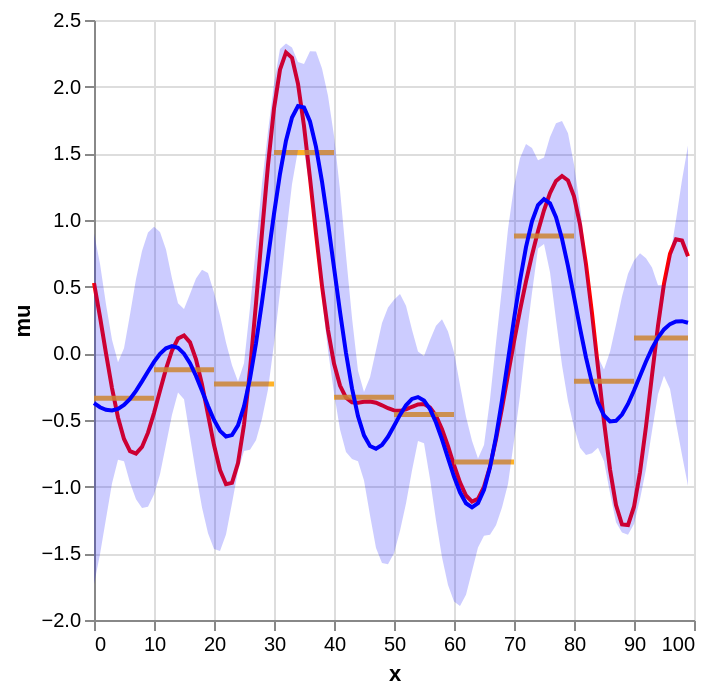

Notebook source saved alongside this figure:
### Code cell
# Extract posterior mean of mu from MCMC samples
mcmc_samples = mcmc.get_samples()
gamma_central = mcmc_samples["gamma"].mean(axis=0)
gamma_lower = jnp.percentile(mcmc_samples["gamma"], 2.5, axis=0)
gamma_upper = jnp.percentile(mcmc_samples["gamma"], 97.5, axis=0)

df_post = df_ref.copy()
df_post["gamma_central"] = gamma_central
df_post["gamma_lower"] = gamma_lower
df_post["gamma_upper"] = gamma_upper

# Visualize results
true_line = alt.Chart(df_post).mark_line(color="red").encode(x="x", y="f")
mean_line = alt.Chart(df_post).mark_line(color="blue").encode(x="x", y="gamma_central")
post_interval = (
    alt.Chart(df_post)
    .mark_area(color="blue", opacity=0.2)
    .encode(x="x", y="gamma_lower", y2="gamma_upper")
)
true_line + chart_segment + mean_line + post_interval

### Figure 1 — Vega-Lite specification as saved in the notebook (floating-point values rounded to 4 significant figures)
{"config": {"view": {"continuousWidth": 300, "continuousHeight": 300}}, "layer": [{"data": {"name": "data-11b25a8ab90bbf0d148665182b1c69a3"}, "mark": {"type": "line", "color": "red"}, "encoding": {"x": {"field": "x", "type": "quantitative"}, "y": {"field": "f", "type": "quantitative"}}}, {"data": {"name": "data-6beb733e5061ff65f95b36357174f3ad"}, "mark": {"type": "rule", "color": "orange", "opacity": 0.85, "strokeWidth": 2.5}, "encoding": {"x": {"field": "interval_min", "title": "x", "type": "quantitative"}, "x2": {"field": "interval_max"}, "y": {"field": "mu", "title": "mu", "type": "quantitative"}}}, {"data": {"name": "data-11b25a8ab90bbf0d148665182b1c69a3"}, "mark": {"type": "line", "color": "blue"}, "encoding": {"x": {"field": "x", "type": "quantitative"}, "y": {"field": "gamma_central", "type": "quantitative"}}}, {"data": {"name": "data-11b25a8ab90bbf0d148665182b1c69a3"}, "mark": {"type": "area", "color": "blue", "opacity": 0.2}, "encoding": {"x": {"field": "x", "type": "quantitative"}, "y": {"field": "gamma_lower", "type": "quantitative"}, "y2": {"field": "gamma_upper"}}}], "$schema": "https://vega.github.io/schema/vega-lite/v6.1.0.json", "datasets": {"data-11b25a8ab90bbf0d148665182b1c69a3": [{"idx": 0, "obs_interval": "[0,10)", "interval_min": 0, "interval_max": 10, "x": 0, "f": 0.5275, "mu": -0.3367, "gamma_central": -0.373, "gamma_lower": -1.732, "gamma_upper": 0.8999}, {"idx": 0, "obs_interval": "[0,10)", "interval_min": 0, "interval_max": 10, "x": 1, "f": 0.2731, "mu": -0.3367, "gamma_central": -0.4042, "gamma_lower": -1.506, "gamma_upper": 0.6727}, {"idx": 0, "obs_interval": "[0,10)", "interval_min": 0, "interval_max": 10, "x": 2, "f": -0.0004351, "mu": -0.3367, "gamma_central": -0.4236, "gamma_lower": -1.24, "gamma_upper": 0.3677}, {"idx": 0, "obs_interval": "[0,10)", "interval_min": 0, "interval_max": 10, "x": 3, "f": -0.2609, "mu": -0.3367, "gamma_central": -0.4282, "gamma_lower": -0.976, "gamma_upper": 0.1015}, {"idx": 0, "obs_interval": "[0,10)", "interval_min": 0, "interval_max": 10, "x": 4, "f": -0.4814, "mu": -0.3367, "gamma_central": -0.4164, "gamma_lower": -0.7973, "gamma_upper": -0.0662}, {"idx": 0, "obs_interval": "[0,10)", "interval_min": 0, "interval_max": 10, "x": 5, "f": -0.6426, "mu": -0.3367, "gamma_central": -0.3873, "gamma_lower": -0.809, "gamma_upper": 0.03786}, {"idx": 0, "obs_interval": "[0,10)", "interval_min": 0, "interval_max": 10, "x": 6, "f": -0.7336, "mu": -0.3367, "gamma_central": -0.3415, "gamma_lower": -0.9701, "gamma_upper": 0.2917}, {"idx": 0, "obs_interval": "[0,10)", "interval_min": 0, "interval_max": 10, "x": 7, "f": -0.7517, "mu": -0.3367, "gamma_central": -0.2812, "gamma_lower": -1.095, "gamma_upper": 0.5581}, {"idx": 0, "obs_interval": "[0,10)", "interval_min": 0, "interval_max": 10, "x": 8, "f": -0.7018, "mu": -0.3367, "gamma_central": -0.2105, "gamma_lower": -1.161, "gamma_upper": 0.7679}, {"idx": 0, "obs_interval": "[0,10)", "interval_min": 0, "interval_max": 10, "x": 9, "f": -0.5951, "mu": -0.3367, "gamma_central": -0.1356, "gamma_lower": -1.151, "gamma_upper": 0.9071}, {"idx": 1, "obs_interval": "[10,20)", "interval_min": 10, "interval_max": 20, "x": 10, "f": -0.448, "mu": -0.1235, "gamma_central": -0.06383, "gamma_lower": -1.059, "gamma_upper": 0.9485}, {"idx": 1, "obs_interval": "[10,20)", "interval_min": 10, "interval_max": 20, "x": 11, "f": -0.2808, "mu": -0.1235, "gamma_central": -0.003422, "gamma_lower": -0.9065, "gamma_upper": 0.9108}, {"idx": 1, "obs_interval": "[10,20)", "interval_min": 10, "interval_max": 20, "x": 12, "f": -0.1164, "mu": -0.1235, "gamma_central": 0.03795, "gamma_lower": -0.6846, "gamma_upper": 0.7781}, {"idx": 1, "obs_interval": "[10,20)", "interval_min": 10, "interval_max": 20, "x": 13, "f": 0.02142, "mu": -0.1235, "gamma_central": 0.05405, "gamma_lower": -0.4608, "gamma_upper": 0.5619}, {"idx": 1, "obs_interval": "[10,20)", "interval_min": 10, "interval_max": 20, "x": 14, "f": 0.1108, "mu": -0.1235, "gamma_central": 0.04094, "gamma_lower": -0.2945, "gamma_upper": 0.3757}, {"idx": 1, "obs_interval": "[10,20)", "interval_min": 10, "interval_max": 20, "x": 15, "f": 0.1344, "mu": -0.1235, "gamma_central": -0.002485, "gamma_lower": -0.3447, "gamma_upper": 0.3329}, {"idx": 1, "obs_interval": "[10,20)", "interval_min": 10, "interval_max": 20, "x": 16, "f": 0.08225, "mu": -0.1235, "gamma_central": -0.0743, "gamma_lower": -0.6258, "gamma_upper": 0.4458}, {"idx": 1, "obs_interval": "[10,20)", "interval_min": 10, "interval_max": 20, "x": 17, "f": -0.04481, "mu": -0.1235, "gamma_central": -0.1694, "gamma_lower": -0.9015, "gamma_upper": 0.5606}, {"idx": 1, "obs_interval": "[10,20)", "interval_min": 10, "interval_max": 20, "x": 18, "f": -0.234, "mu": -0.1235, "gamma_central": -0.2798, "gamma_lower": -1.157, "gamma_upper": 0.6278}, {"idx": 1, "obs_interval": "[10,20)", "interval_min": 10, "interval_max": 20, "x": 19, "f": -0.46, "mu": -0.1235, "gamma_central": -0.3944, "gamma_lower": -1.349, "gamma_upper": 0.6031}, {"idx": 2, "obs_interval": "[20,30)", "interval_min": 20, "interval_max": 30, "x": 20, "f": -0.6876, "mu": -0.2305, "gamma_central": -0.4998, "gamma_lower": -1.468, "gamma_upper": 0.4559}, {"idx": 2, "obs_interval": "[20,30)", "interval_min": 20, "interval_max": 30, "x": 21, "f": -0.8753, "mu": -0.2305, "gamma_central": -0.5813, "gamma_lower": -1.483, "gamma_upper": 0.2843}, {"idx": 2, "obs_interval": "[20,30)", "interval_min": 20, "interval_max": 30, "x": 22, "f": -0.9815, "mu": -0.2305, "gamma_central": -0.6236, "gamma_lower": -1.358, "gamma_upper": 0.08053}, {"idx": 2, "obs_interval": "[20,30)", "interval_min": 20, "interval_max": 30, "x": 23, "f": -0.9715, "mu": -0.2305, "gamma_central": -0.6133, "gamma_lower": -1.124, "gamma_upper": -0.08952}, {"idx": 2, "obs_interval": "[20,30)", "interval_min": 20, "interval_max": 30, "x": 24, "f": -0.8238, "mu": -0.2305, "gamma_central": -0.5399, "gamma_lower": -0.8832, "gamma_upper": -0.2118}, {"idx": 2, "obs_interval": "[20,30)", "interval_min": 20, "interval_max": 30, "x": 25, "f": -0.5353, "mu": -0.2305, "gamma_central": -0.3986, "gamma_lower": -0.7327, "gamma_upper": -0.07524}, {"idx": 2, "obs_interval": "[20,30)", "interval_min": 20, "interval_max": 30, "x": 26, "f": -0.1236, "mu": -0.2305, "gamma_central": -0.1905, "gamma_lower": -0.7232, "gamma_upper": 0.3427}, {"idx": 2, "obs_interval": "[20,30)", "interval_min": 20, "interval_max": 30, "x": 27, "f": 0.3742, "mu": -0.2305, "gamma_central": 0.07589, "gamma_lower": -0.6512, "gamma_upper": 0.8014}, {"idx": 2, "obs_interval": "[20,30)", "interval_min": 20, "interval_max": 30, "x": 28, "f": 0.9062, "mu": -0.2305, "gamma_central": 0.3853, "gamma_lower": -0.4906, "gamma_upper": 1.274}, {"idx": 2, "obs_interval": "[20,30)", "interval_min": 20, "interval_max": 30, "x": 29, "f": 1.413, "mu": -0.2305, "gamma_central": 0.717, "gamma_lower": -0.2705, "gamma_upper": 1.666}, {"idx": 3, "obs_interval": "[30,40)", "interval_min": 30, "interval_max": 40, "x": 30, "f": 1.836, "mu": 1.506, "gamma_central": 1.046, "gamma_lower": 0.0709, "gamma_upper": 2.021}, {"idx": 3, "obs_interval": "[30,40)", "interval_min": 30, "interval_max": 40, "x": 31, "f": 2.127, "mu": 1.506, "gamma_central": 1.347, "gamma_lower": 0.4603, "gamma_upper": 2.282}, {"idx": 3, "obs_interval": "[30,40)", "interval_min": 30, "interval_max": 40, "x": 32, "f": 2.257, "mu": 1.506, "gamma_central": 1.594, "gamma_lower": 0.8809, "gamma_upper": 2.324}, {"idx": 3, "obs_interval": "[30,40)", "interval_min": 30, "interval_max": 40, "x": 33, "f": 2.217, "mu": 1.506, "gamma_central": 1.768, "gamma_lower": 1.269, "gamma_upper": 2.294}, {"idx": 3, "obs_interval": "[30,40)", "interval_min": 30, "interval_max": 40, "x": 34, "f": 2.022, "mu": 1.506, "gamma_central": 1.854, "gamma_lower": 1.525, "gamma_upper": 2.185}, {"idx": 3, "obs_interval": "[30,40)", "interval_min": 30, "interval_max": 40, "x": 35, "f": 1.705, "mu": 1.506, "gamma_central": 1.844, "gamma_lower": 1.526, "gamma_upper": 2.17}, {"idx": 3, "obs_interval": "[30,40)", "interval_min": 30, "interval_max": 40, "x": 36, "f": 1.313, "mu": 1.506, "gamma_central": 1.739, "gamma_lower": 1.224, "gamma_upper": 2.265}, {"idx": 3, "obs_interval": "[30,40)", "interval_min": 30, "interval_max": 40, "x": 37, "f": 0.8978, "mu": 1.506, "gamma_central": 1.549, "gamma_lower": 0.8176, "gamma_upper": 2.263}, {"idx": 3, "obs_interval": "[30,40)", "interval_min": 30, "interval_max": 40, "x": 38, "f": 0.5061, "mu": 1.506, "gamma_central": 1.288, "gamma_lower": 0.4118, "gamma_upper": 2.137}, {"idx": 3, "obs_interval": "[30,40)", "interval_min": 30, "interval_max": 40, "x": 39, "f": 0.1744, "mu": 1.506, "gamma_central": 0.9786, "gamma_lower": 0.02123, "gamma_upper": 1.932}, {"idx": 4, "obs_interval": "[40,50)", "interval_min": 40, "interval_max": 50, "x": 40, "f": -0.07645, "mu": -0.3286, "gamma_central": 0.6446, "gamma_lower": -0.2984, "gamma_upper": 1.632}, {"idx": 4, "obs_interval": "[40,50)", "interval_min": 40, "interval_max": 50, "x": 41, "f": -0.242, "mu": -0.3286, "gamma_central": 0.3114, "gamma_lower": -0.571, "gamma_upper": 1.226}, {"idx": 4, "obs_interval": "[40,50)", "interval_min": 40, "interval_max": 50, "x": 42, "f": -0.3324, "mu": -0.3286, "gamma_central": 0.002367, "gamma_lower": -0.7405, "gamma_upper": 0.7365}, {"idx": 4, "obs_interval": "[40,50)", "interval_min": 40, "interval_max": 50, "x": 43, "f": -0.3674, "mu": -0.3286, "gamma_central": -0.263, "gamma_lower": -0.793, "gamma_upper": 0.2664}, {"idx": 4, "obs_interval": "[40,50)", "interval_min": 40, "interval_max": 50, "x": 44, "f": -0.3705, "mu": -0.3286, "gamma_central": -0.4712, "gamma_lower": -0.8096, "gamma_upper": -0.1298}, {"idx": 4, "obs_interval": "[40,50)", "interval_min": 40, "interval_max": 50, "x": 45, "f": -0.3634, "mu": -0.3286, "gamma_central": -0.6152, "gamma_lower": -0.9542, "gamma_upper": -0.2901}, {"idx": 4, "obs_interval": "[40,50)", "interval_min": 40, "interval_max": 50, "x": 46, "f": -0.3612, "mu": -0.3286, "gamma_central": -0.6946, "gamma_lower": -1.214, "gamma_upper": -0.1802}, {"idx": 4, "obs_interval": "[40,50)", "interval_min": 40, "interval_max": 50, "x": 47, "f": -0.3705, "mu": -0.3286, "gamma_central": -0.7153, "gamma_lower": -1.461, "gamma_upper": 0.02462}, {"idx": 4, "obs_interval": "[40,50)", "interval_min": 40, "interval_max": 50, "x": 48, "f": -0.3897, "mu": -0.3286, "gamma_central": -0.6878, "gamma_lower": -1.573, "gamma_upper": 0.2283}, {"idx": 4, "obs_interval": "[40,50)", "interval_min": 40, "interval_max": 50, "x": 49, "f": -0.4119, "mu": -0.3286, "gamma_central": -0.626, "gamma_lower": -1.581, "gamma_upper": 0.3434}, {"idx": 5, "obs_interval": "[50,60)", "interval_min": 50, "interval_max": 60, "x": 50, "f": -0.428, "mu": -0.4585, "gamma_central": -0.5453, "gamma_lower": -1.5, "gamma_upper": 0.402}, {"idx": 5, "obs_interval": "[50,60)", "interval_min": 50, "interval_max": 60, "x": 51, "f": -0.4314, "mu": -0.4585, "gamma_central": -0.4617, "gamma_lower": -1.331, "gamma_upper": 0.4442}, {"idx": 5, "obs_interval": "[50,60)", "interval_min": 50, "interval_max": 60, "x": 52, "f": -0.4207, "mu": -0.4585, "gamma_central": -0.3898, "gamma_lower": -1.126, "gamma_upper": 0.3562}, {"idx": 5, "obs_interval": "[50,60)", "interval_min": 50, "interval_max": 60, "x": 53, "f": -0.4009, "mu": -0.4585, "gamma_central": -0.3422, "gamma_lower": -0.8794, "gamma_upper": 0.1768}, {"idx": 5, "obs_interval": "[50,60)", "interval_min": 50, "interval_max": 60, "x": 54, "f": -0.3829, "mu": -0.4585, "gamma_central": -0.3282, "gamma_lower": -0.6573, "gamma_upper": 0.01392}, {"idx": 5, "obs_interval": "[50,60)", "interval_min": 50, "interval_max": 60, "x": 55, "f": -0.3804, "mu": -0.4585, "gamma_central": -0.3534, "gamma_lower": -0.675, "gamma_upper": -0.02046}, {"idx": 5, "obs_interval": "[50,60)", "interval_min": 50, "interval_max": 60, "x": 56, "f": -0.4063, "mu": -0.4585, "gamma_central": -0.4182, "gamma_lower": -0.9421, "gamma_upper": 0.09942}, {"idx": 5, "obs_interval": "[50,60)", "interval_min": 50, "interval_max": 60, "x": 57, "f": -0.4688, "mu": -0.4585, "gamma_central": -0.5186, "gamma_lower": -1.253, "gamma_upper": 0.2071}, {"idx": 5, "obs_interval": "[50,60)", "interval_min": 50, "interval_max": 60, "x": 58, "f": -0.5685, "mu": -0.4585, "gamma_central": -0.6454, "gamma_lower": -1.53, "gamma_upper": 0.2559}, {"idx": 5, "obs_interval": "[50,60)", "interval_min": 50, "interval_max": 60, "x": 59, "f": -0.6969, "mu": -0.4585, "gamma_central": -0.7857, "gamma_lower": -1.738, "gamma_upper": 0.1646}, {"idx": 6, "obs_interval": "[60,70)", "interval_min": 60, "interval_max": 70, "x": 60, "f": -0.8374, "mu": -0.8143, "gamma_central": -0.9237, "gamma_lower": -1.861, "gamma_upper": 0.007441}, {"idx": 6, "obs_interval": "[60,70)", "interval_min": 60, "interval_max": 70, "x": 61, "f": -0.9682, "mu": -0.8143, "gamma_central": -1.042, "gamma_lower": -1.896, "gamma_upper": -0.2377}, {"idx": 6, "obs_interval": "[60,70)", "interval_min": 60, "interval_max": 70, "x": 62, "f": -1.066, "mu": -0.8143, "gamma_central": -1.124, "gamma_lower": -1.811, "gamma_upper": -0.4751}, {"idx": 6, "obs_interval": "[60,70)", "interval_min": 60, "interval_max": 70, "x": 63, "f": -1.112, "mu": -0.8143, "gamma_central": -1.155, "gamma_lower": -1.635, "gamma_upper": -0.6565}, {"idx": 6, "obs_interval": "[60,70)", "interval_min": 60, "interval_max": 70, "x": 64, "f": -1.091, "mu": -0.8143, "gamma_central": -1.123, "gamma_lower": -1.456, "gamma_upper": -0.7884}, {"idx": 6, "obs_interval": "[60,70)", "interval_min": 60, "interval_max": 70, "x": 65, "f": -1.002, "mu": -0.8143, "gamma_central": -1.023, "gamma_lower": -1.368, "gamma_upper": -0.6875}, {"idx": 6, "obs_interval": "[60,70)", "interval_min": 60, "interval_max": 70, "x": 66, "f": -0.849, "mu": -0.8143, "gamma_central": -0.8552, "gamma_lower": -1.361, "gamma_upper": -0.3447}, {"idx": 6, "obs_interval": "[60,70)", "interval_min": 60, "interval_max": 70, "x": 67, "f": -0.6458, "mu": -0.8143, "gamma_central": -0.6274, "gamma_lower": -1.289, "gamma_upper": 0.08189}, {"idx": 6, "obs_interval": "[60,70)", "interval_min": 60, "interval_max": 70, "x": 68, "f": -0.4103, "mu": -0.8143, "gamma_central": -0.3532, "gamma_lower": -1.156, "gamma_upper": 0.4943}, {"idx": 6, "obs_interval": "[60,70)", "interval_min": 60, "interval_max": 70, "x": 69, "f": -0.1607, "mu": -0.8143, "gamma_central": -0.05145, "gamma_lower": -0.9802, "gamma_upper": 0.9332}, {"idx": 7, "obs_interval": "[70,80)", "interval_min": 70, "interval_max": 80, "x": 70, "f": 0.08729, "mu": 0.8799, "gamma_central": 0.2559, "gamma_lower": -0.6569, "gamma_upper": 1.254}, {"idx": 7, "obs_interval": "[70,80)", "interval_min": 70, "interval_max": 80, "x": 71, "f": 0.3227, "mu": 0.8799, "gamma_central": 0.5457, "gamma_lower": -0.3173, "gamma_upper": 1.463}, {"idx": 7, "obs_interval": "[70,80)", "interval_min": 70, "interval_max": 80, "x": 72, "f": 0.5402, "mu": 0.8799, "gamma_central": 0.7963, "gamma_lower": 0.09009, "gamma_upper": 1.571}, {"idx": 7, "obs_interval": "[70,80)", "interval_min": 70, "interval_max": 80, "x": 73, "f": 0.7381, "mu": 0.8799, "gamma_central": 0.9894, "gamma_lower": 0.4552, "gamma_upper": 1.539}, {"idx": 7, "obs_interval": "[70,80)", "interval_min": 70, "interval_max": 80, "x": 74, "f": 0.9163, "mu": 0.8799, "gamma_central": 1.112, "gamma_lower": 0.7869, "gamma_upper": 1.448}, {"idx": 7, "obs_interval": "[70,80)", "interval_min": 70, "interval_max": 80, "x": 75, "f": 1.073, "mu": 0.8799, "gamma_central": 1.157, "gamma_lower": 0.8201, "gamma_upper": 1.468}, {"idx": 7, "obs_interval": "[70,80)", "interval_min": 70, "interval_max": 80, "x": 76, "f": 1.202, "mu": 0.8799, "gamma_central": 1.125, "gamma_lower": 0.608, "gamma_upper": 1.622}, {"idx": 7, "obs_interval": "[70,80)", "interval_min": 70, "interval_max": 80, "x": 77, "f": 1.293, "mu": 0.8799, "gamma_central": 1.022, "gamma_lower": 0.2518, "gamma_upper": 1.725}, {"idx": 7, "obs_interval": "[70,80)", "interval_min": 70, "interval_max": 80, "x": 78, "f": 1.33, "mu": 0.8799, "gamma_central": 0.8592, "gamma_lower": -0.0899, "gamma_upper": 1.743}, {"idx": 7, "obs_interval": "[70,80)", "interval_min": 70, "interval_max": 80, "x": 79, "f": 1.296, "mu": 0.8799, "gamma_central": 0.6537, "gamma_lower": -0.3594, "gamma_upper": 1.652}, {"idx": 8, "obs_interval": "[80,90)", "interval_min": 80, "interval_max": 90, "x": 80, "f": 1.177, "mu": -0.2085, "gamma_central": 0.4239, "gamma_lower": -0.5536, "gamma_upper": 1.416}, {"idx": 8, "obs_interval": "[80,90)", "interval_min": 80, "interval_max": 90, "x": 81, "f": 0.9668, "mu": -0.2085, "gamma_central": 0.1893, "gamma_lower": -0.7072, "gamma_upper": 1.102}, {"idx": 8, "obs_interval": "[80,90)", "interval_min": 80, "interval_max": 90, "x": 82, "f": 0.6686, "mu": -0.2085, "gamma_central": -0.03124, "gamma_lower": -0.7633, "gamma_upper": 0.7135}, {"idx": 8, "obs_interval": "[80,90)", "interval_min": 80, "interval_max": 90, "x": 83, "f": 0.3006, "mu": -0.2085, "gamma_central": -0.2214, "gamma_lower": -0.7492, "gamma_upper": 0.2969}, {"idx": 8, "obs_interval": "[80,90)", "interval_min": 80, "interval_max": 90, "x": 84, "f": -0.1065, "mu": -0.2085, "gamma_central": -0.3688, "gamma_lower": -0.7078, "gamma_upper": -0.02711}, {"idx": 8, "obs_interval": "[80,90)", "interval_min": 80, "interval_max": 90, "x": 85, "f": -0.5117, "mu": -0.2085, "gamma_central": -0.4661, "gamma_lower": -0.8085, "gamma_upper": -0.1204}, {"idx": 8, "obs_interval": "[80,90)", "interval_min": 80, "interval_max": 90, "x": 86, "f": -0.87, "mu": -0.2085, "gamma_central": -0.511, "gamma_lower": -1.047, "gamma_upper": 0.01152}, {"idx": 8, "obs_interval": "[80,90)", "interval_min": 80, "interval_max": 90, "x": 87, "f": -1.138, "mu": -0.2085, "gamma_central": -0.5064, "gamma_lower": -1.267, "gamma_upper": 0.2135}, {"idx": 8, "obs_interval": "[80,90)", "interval_min": 80, "interval_max": 90, "x": 88, "f": -1.284, "mu": -0.2085, "gamma_central": -0.4592, "gamma_lower": -1.344, "gamma_upper": 0.4264}, {"idx": 8, "obs_interval": "[80,90)", "interval_min": 80, "interval_max": 90, "x": 89, "f": -1.288, "mu": -0.2085, "gamma_central": -0.3796, "gamma_lower": -1.361, "gamma_upper": 0.5968}, {"idx": 9, "obs_interval": "[90,99]", "interval_min": 90, "interval_max": 99, "x": 90, "f": -1.151, "mu": 0.115, "gamma_central": -0.279, "gamma_lower": -1.28, "gamma_upper": 0.696}, {"idx": 9, "obs_interval": "[90,99]", "interval_min": 90, "interval_max": 99, "x": 91, "f": -0.8922, "mu": 0.115, "gamma_central": -0.1692, "gamma_lower": -1.095, "gamma_upper": 0.7511}, {"idx": 9, "obs_interval": "[90,99]", "interval_min": 90, "interval_max": 99, "x": 92, "f": -0.5482, "mu": 0.115, "gamma_central": -0.06092, "gamma_lower": -0.8695, "gamma_upper": 0.7133}, {"idx": 9, "obs_interval": "[90,99]", "interval_min": 90, "interval_max": 99, "x": 93, "f": -0.165, "mu": 0.115, "gamma_central": 0.03706, "gamma_lower": -0.5828, "gamma_upper": 0.6446}, {"idx": 9, "obs_interval": "[90,99]", "interval_min": 90, "interval_max": 99, "x": 94, "f": 0.2074, "mu": 0.115, "gamma_central": 0.1184, "gamma_lower": -0.3064, "gamma_upper": 0.5111}, {"idx": 9, "obs_interval": "[90,99]", "interval_min": 90, "interval_max": 99, "x": 95, "f": 0.523, "mu": 0.115, "gamma_central": 0.1795, "gamma_lower": -0.1688, "gamma_upper": 0.5131}, {"idx": 9, "obs_interval": "[90,99]", "interval_min": 90, "interval_max": 99, "x": 96, "f": 0.746, "mu": 0.115, "gamma_central": 0.2193, "gamma_lower": -0.2677, "gamma_upper": 0.7238}, {"idx": 9, "obs_interval": "[90,99]", "interval_min": 90, "interval_max": 99, "x": 97, "f": 0.8551, "mu": 0.115, "gamma_central": 0.2389, "gamma_lower": -0.5201, "gamma_upper": 1.002}, {"idx": 9, "obs_interval": "[90,99]", "interval_min": 90, "interval_max": 99, "x": 98, "f": 0.8458, "mu": 0.115, "gamma_central": 0.2412, "gamma_lower": -0.7634, "gamma_upper": 1.3}, {"idx": 9, "obs_interval": "[90,99]", "interval_min": 90, "interval_max": 99, "x": 99, "f": 0.7288, "mu": 0.115, "gamma_central": 0.2297, "gamma_lower": -0.9954, "gamma_upper": 1.56}], "data-6beb733e5061ff65f95b36357174f3ad": [{"interval_min": 0, "interval_max": 10, "mu": -0.3367}, {"interval_min": 10, "interval_max": 20, "mu": -0.1235}, {"interval_min": 20, "interval_max": 30, "mu": -0.2305}, {"interval_min": 30, "interval_max": 40, "mu": 1.506}, {"interval_min": 40, "interval_max": 50, "mu": -0.3286}, {"interval_min": 50, "interval_max": 60, "mu": -0.4585}, {"interval_min": 60, "interval_max": 70, "mu": -0.8143}, {"interval_min": 70, "interval_max": 80, "mu": 0.8799}, {"interval_min": 80, "interval_max": 90, "mu": -0.2085}, {"interval_min": 90, "interval_max": 99, "mu": 0.115}]}}
